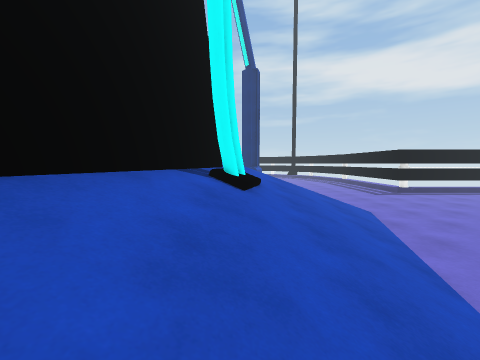
[1] (above)

16 first-person views from a walk through a scene from a Unity 3-D project. The camera is 1.3 m above the floor, tilts 4° down and sees 90° across. The floor is counted in squares, 1 m on a side. Each view is taken from the middle of a square. On the plan, view 1 faces up. The plan holds only what a view shows up to about 12 squares ahead; the rest is blank. The place goes on beyond the plan. Some surface patterns are stand-ins.

[2]
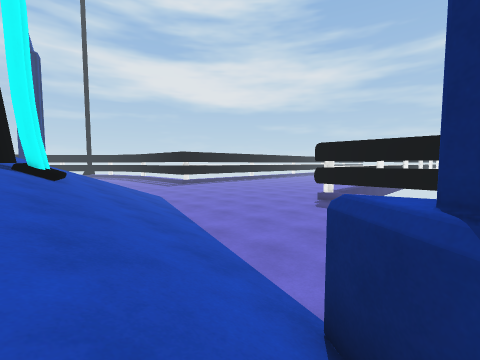

[3]
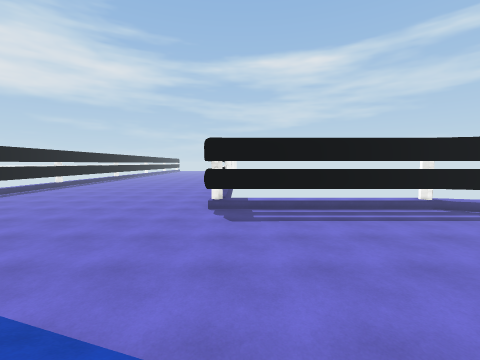

[4]
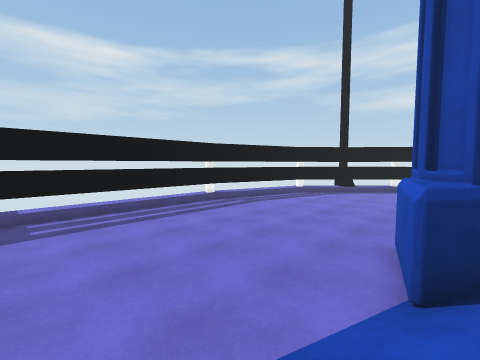

[5]
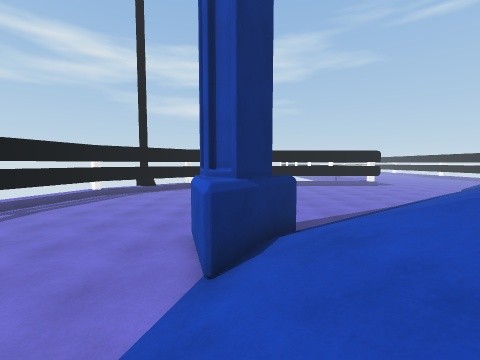

[6]
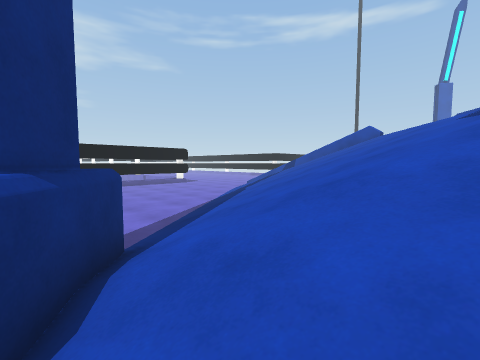

[7]
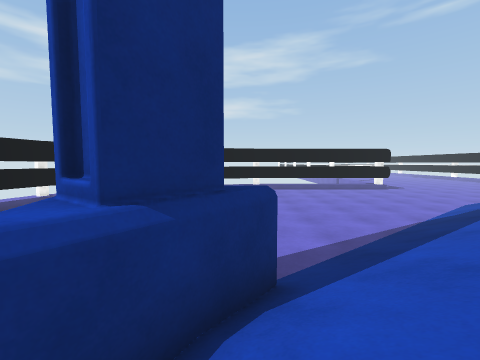

[8]
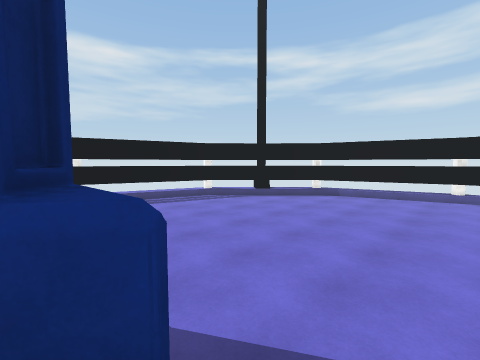

[9]
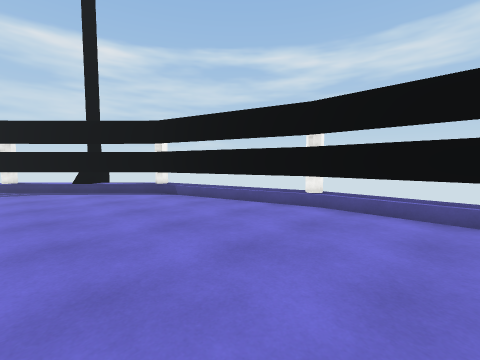

[10]
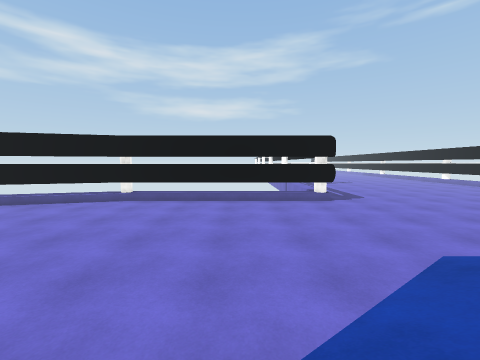

[11]
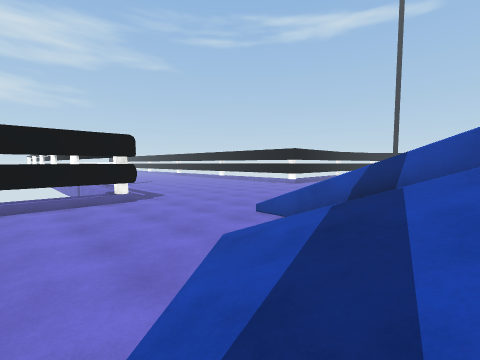

[12]
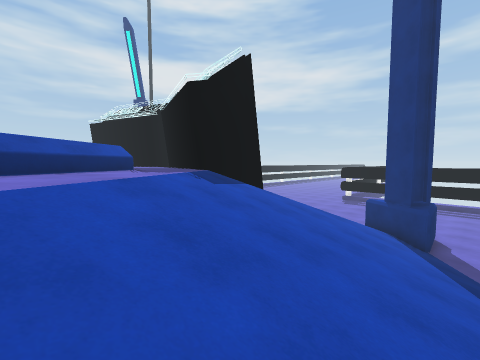

[13]
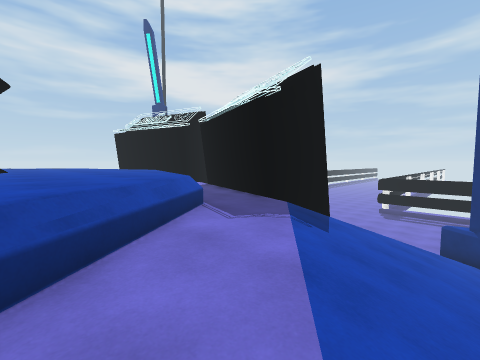

[14]
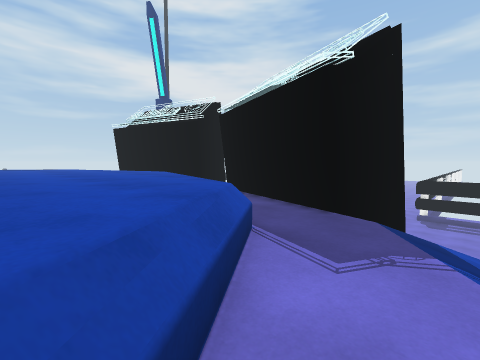

[15]
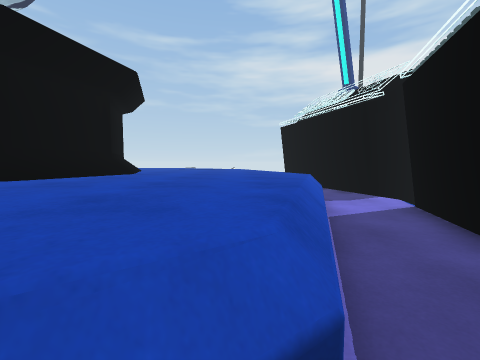

[16]
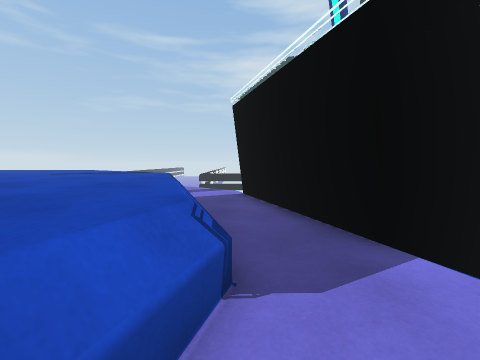

### Floor plan
Key: @ floor where view 1 was taken; # wall or solid block; . main floor; : floor 3.25 m higher than the main floor; + floor 4.25 m higher than the main floor; / step, stairs or slope; = window, fence, low wall or low ledge.
Columns run from 13 left of view 1 to 13 right of it. Each row starts with its distance up from view 1.
 20      ::
 19 ++   ::/
 18 ++++=::#
 17 +++++=:##
 16 +++++=::#
 15 +++++/::#
 14  +++++/:##
 13 ++++++=::####            ..
 12 ++++++/::##/       ........
 11 +++++++=::/        ........
 10 +++++++=::/  //////........
  9 ++++++/::#   //////........
  8 ++++++=::#  # ////.........
  7 ++++++/:##  ##////.........
  6 +++++/::#  ###////.........
  5 +++++=::#  #//////.........
  4 +++++=:##   /////..........
  3 ++++=::###  /////........#
  2 ++/=::://##//////........#
  1 +//:::://  /////.........#
  0 =::::////////@//.........#
 -1 ::::////////////.........#
 -2  :////////////##.........#
 -3 ://///////////##.........#
 -4  ////////////###.........#
 -5  ////////////###.........#
 -6  / /////////.............#
 -7      /////..............##
 -8 /////////...............#
 -9 ////////................#
-10 //////..................#
-11 /////................. ##
-12 ///..................  #
-13 .......................#
-14 ......................##
-15 .....................##
-16 ....................##
-17 ...................###
-18 ................####
-19 ............#####
-20 ..###########

Positions as (right, up) in squares from view 1, and headings:
1: (0, 0), facing up
2: (-1, -3), facing up-right
3: (1, 2), facing right
4: (1, 2), facing down-right
5: (1, 2), facing down
6: (1, 0), facing down-left
7: (0, -1), facing down
8: (-2, -4), facing down-right
9: (-5, -13), facing down-right
10: (-7, -8), facing down
11: (-7, -8), facing down-left
12: (-12, -6), facing up-right
13: (-13, -3), facing up-right
14: (-12, 0), facing up-right
15: (-9, 2), facing up
16: (-6, 8), facing up
